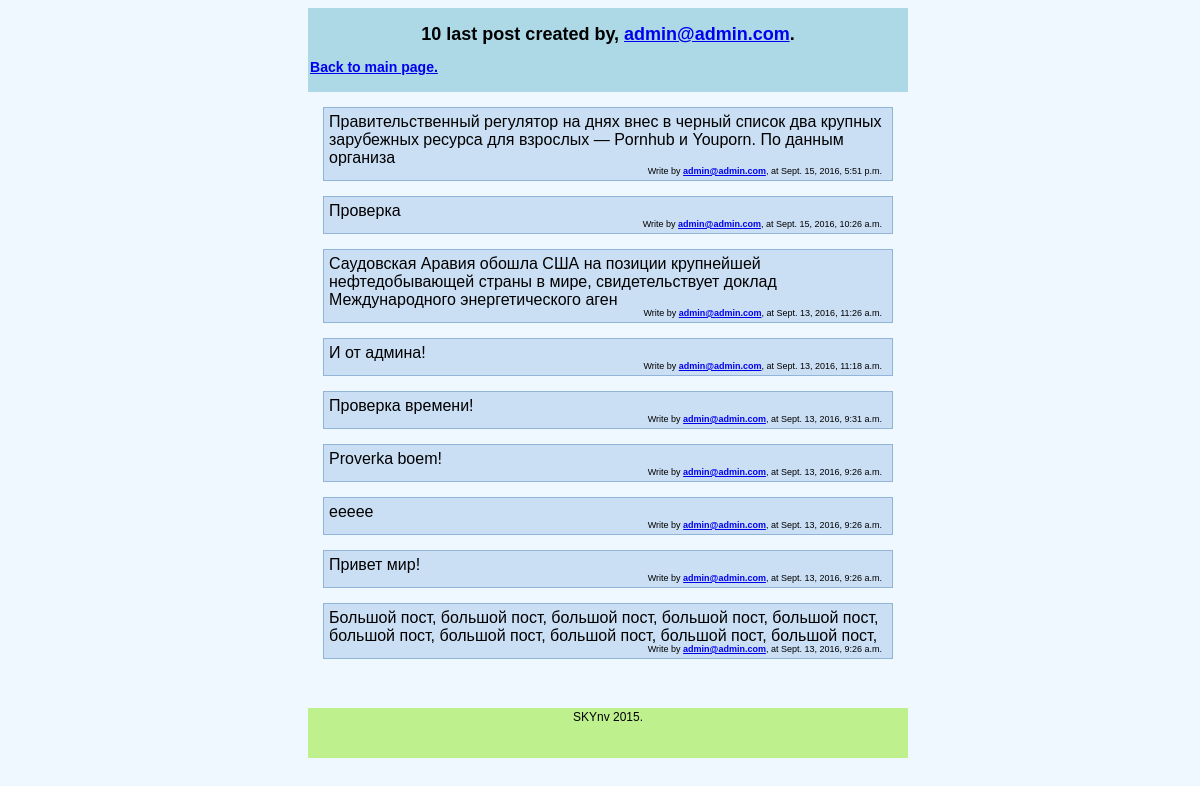
Page /admin@admin.com on the earlier database version.
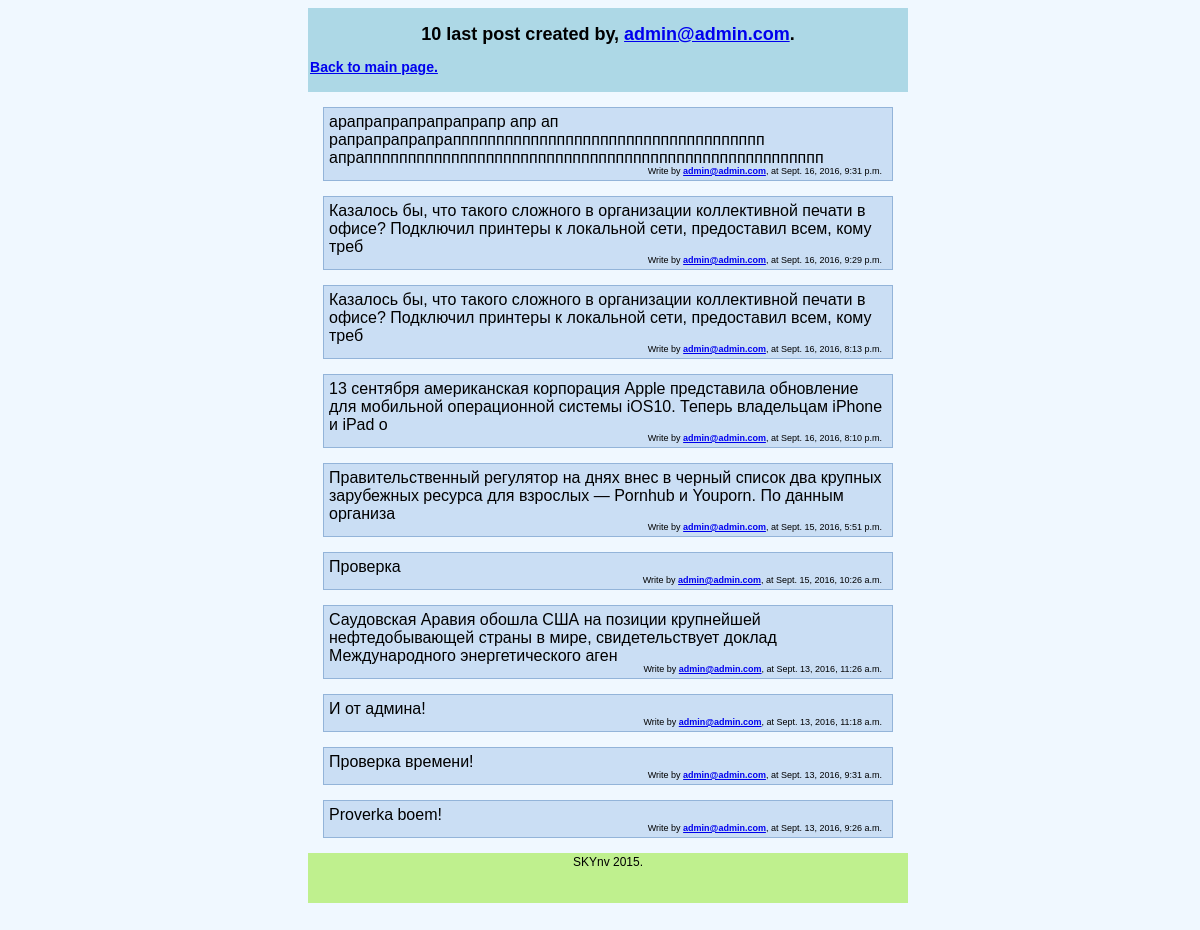
Same page on the later database version.
### mblog/models.py (models this page shows, shortened)
class UserPost(models.Model):
    post_text = models.TextField(max_length=140)
    post_user = models.ForeignKey(User, null=True, related_name='+')
    post_date = models.DateTimeField()

### mblog/views.py (the view)
# urls.py: url(r'^(?P<user_name>[a-zA-Z0-9@.]+)', views.search),
def search(request, user_name):
    user = request.user
    try:
        post_autor = User.objects.get(username=user_name)
        user_posts = UserPost.objects.filter(post_user=post_autor)
        user_posts = user_posts.order_by('-post_date')[:10]
        return render(request, 'mblog/userposts.html', {'user_posts': user_posts, 'user': user, 'autor': post_autor})
    except User.DoesNotExist:
        return HttpResponseRedirect('/404')

### templates/mblog/userposts.html (shortened to what this page needs)
{% extends "mblog/base.html" %}
{% block header %}
    <div align="center"><h2>10 last post created by, <a href="{{ autor }}/profile">{{ autor }}</a>.</h2></div>
    <p><h3><a href="/">Back to main page.</a></h3></p>
{% endblock %}
{% block content %}
    {% for post in user_posts %}
        <div class="comment">
            {{ post.post_text }}
            <div class="info"> Write by <b><a href="/{{ post.post_user }}">{{ post.post_user }}</a></b>,
                at {{ post.post_date }} </div>
        </div>
    {% endfor %}
{% endblock %}

Differences in the rows shown:
no longer on this page (row unchanged): UserPost: post_text "eeeee", post_user "admin@admin.com", post_date "Sept. 13, 2016, 9:26 a.m."
no longer on this page (row unchanged): UserPost: post_text "Привет мир!", post_user "admin@admin.com", post_date "Sept. 13, 2016, 9:26 a.m."
no longer on this page (row unchanged): UserPost: post_text "Большой пост, большой пост, большой пост, большой пост, большой пост, большой пост, большой пост, большой пост, большой пост, большой пост,", post_user "admin@admin.com", post_date "Sept. 13, 2016, 9:26 a.m."
added UserPost: post_text "арапрапрапрапрапрапр апр ап рапрапрапрапрапппппппппппппппппппппппппппппппппппп апраппппппппппппппппппппппппппппппппппппппппппппппппппппп", post_user "admin@admin.com", post_date "Sept. 16, 2016, 9:31 p.m."
added UserPost: post_text "Казалось бы, что такого сложного в организации коллективной печати в офисе? Подключил принтеры к локальной сети, предоставил всем, кому треб", post_user "admin@admin.com", post_date "Sept. 16, 2016, 9:29 p.m."
added UserPost: post_text "Казалось бы, что такого сложного в организации коллективной печати в офисе? Подключил принтеры к локальной сети, предоставил всем, кому треб", post_user "admin@admin.com", post_date "Sept. 16, 2016, 8:13 p.m."
added UserPost: post_text "13 сентября американская корпорация Apple представила обновление для мобильной операционной системы iOS10. Теперь владельцам iPhone и iPad о", post_user "admin@admin.com", post_date "Sept. 16, 2016, 8:10 p.m."
